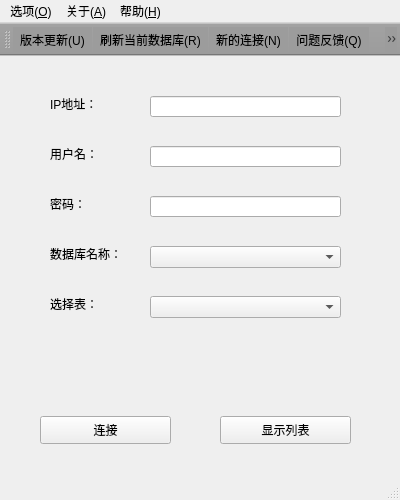
<?xml version="1.0" encoding="UTF-8"?>
<ui version="4.0">
 <class>MainWindow</class>
 <widget class="QMainWindow" name="MainWindow">
  <property name="geometry">
   <rect>
    <x>0</x>
    <y>0</y>
    <width>400</width>
    <height>500</height>
   </rect>
  </property>
  <property name="minimumSize">
   <size>
    <width>400</width>
    <height>500</height>
   </size>
  </property>
  <property name="maximumSize">
   <size>
    <width>400</width>
    <height>500</height>
   </size>
  </property>
  <property name="windowTitle">
   <string>MySQL Viewer(offline edition)</string>
  </property>
  <property name="styleSheet">
   <string notr="true"/>
  </property>
  <property name="tabShape">
   <enum>QTabWidget::Rounded</enum>
  </property>
  <widget class="QWidget" name="centralWidget">
   <widget class="QLabel" name="label">
    <property name="geometry">
     <rect>
      <x>10</x>
      <y>270</y>
      <width>381</width>
      <height>81</height>
     </rect>
    </property>
    <property name="text">
     <string/>
    </property>
    <property name="wordWrap">
     <bool>true</bool>
    </property>
   </widget>
   <widget class="QLabel" name="label_2">
    <property name="geometry">
     <rect>
      <x>50</x>
      <y>40</y>
      <width>72</width>
      <height>15</height>
     </rect>
    </property>
    <property name="text">
     <string>IP地址：</string>
    </property>
   </widget>
   <widget class="QLabel" name="label_3">
    <property name="geometry">
     <rect>
      <x>50</x>
      <y>90</y>
      <width>72</width>
      <height>15</height>
     </rect>
    </property>
    <property name="text">
     <string>用户名：</string>
    </property>
   </widget>
   <widget class="QLabel" name="label_4">
    <property name="geometry">
     <rect>
      <x>50</x>
      <y>140</y>
      <width>72</width>
      <height>15</height>
     </rect>
    </property>
    <property name="text">
     <string>密码：</string>
    </property>
   </widget>
   <widget class="QLabel" name="label_5">
    <property name="geometry">
     <rect>
      <x>50</x>
      <y>190</y>
      <width>111</width>
      <height>16</height>
     </rect>
    </property>
    <property name="text">
     <string>数据库名称：</string>
    </property>
   </widget>
   <widget class="QLineEdit" name="lineEdit_ip">
    <property name="geometry">
     <rect>
      <x>150</x>
      <y>40</y>
      <width>191</width>
      <height>21</height>
     </rect>
    </property>
   </widget>
   <widget class="QLineEdit" name="lineEdit_user">
    <property name="geometry">
     <rect>
      <x>150</x>
      <y>90</y>
      <width>191</width>
      <height>21</height>
     </rect>
    </property>
   </widget>
   <widget class="QLineEdit" name="lineEdit_pass">
    <property name="geometry">
     <rect>
      <x>150</x>
      <y>140</y>
      <width>191</width>
      <height>21</height>
     </rect>
    </property>
    <property name="echoMode">
     <enum>QLineEdit::Password</enum>
    </property>
   </widget>
   <widget class="QPushButton" name="pushButton">
    <property name="geometry">
     <rect>
      <x>40</x>
      <y>360</y>
      <width>131</width>
      <height>28</height>
     </rect>
    </property>
    <property name="text">
     <string>连接</string>
    </property>
   </widget>
   <widget class="QLabel" name="label_6">
    <property name="geometry">
     <rect>
      <x>50</x>
      <y>240</y>
      <width>72</width>
      <height>15</height>
     </rect>
    </property>
    <property name="text">
     <string>选择表：</string>
    </property>
   </widget>
   <widget class="QComboBox" name="comboBox">
    <property name="geometry">
     <rect>
      <x>150</x>
      <y>240</y>
      <width>191</width>
      <height>22</height>
     </rect>
    </property>
   </widget>
   <widget class="QPushButton" name="pushButton_2">
    <property name="geometry">
     <rect>
      <x>220</x>
      <y>360</y>
      <width>131</width>
      <height>28</height>
     </rect>
    </property>
    <property name="text">
     <string>显示列表</string>
    </property>
   </widget>
   <widget class="QComboBox" name="comboBox_2">
    <property name="geometry">
     <rect>
      <x>150</x>
      <y>190</y>
      <width>191</width>
      <height>22</height>
     </rect>
    </property>
    <property name="layoutDirection">
     <enum>Qt::LeftToRight</enum>
    </property>
    <property name="autoFillBackground">
     <bool>false</bool>
    </property>
   </widget>
  </widget>
  <widget class="QMenuBar" name="menuBar">
   <property name="geometry">
    <rect>
     <x>0</x>
     <y>0</y>
     <width>400</width>
     <height>26</height>
    </rect>
   </property>
   <widget class="QMenu" name="menu_O">
    <property name="title">
     <string>选项(&amp;O)</string>
    </property>
    <widget class="QMenu" name="menu_M">
     <property name="title">
      <string>模式选择(&amp;M)</string>
     </property>
     <addaction name="actionview_V"/>
     <addaction name="actionedit_E"/>
    </widget>
    <addaction name="actionrefresh_R"/>
    <addaction name="menu_M"/>
    <addaction name="actionnew_N"/>
   </widget>
   <widget class="QMenu" name="menu_A">
    <property name="title">
     <string>关于(&amp;A)</string>
    </property>
    <addaction name="actionversion_V"/>
    <addaction name="actionupdate_U"/>
   </widget>
   <widget class="QMenu" name="menu_H">
    <property name="title">
     <string>帮助(&amp;H)</string>
    </property>
    <widget class="QMenu" name="menu_D">
     <property name="title">
      <string>开发者模式(&amp;D)</string>
     </property>
     <addaction name="actionbug_info_B"/>
    </widget>
    <addaction name="actiondevelop_D"/>
    <addaction name="menu_D"/>
   </widget>
   <addaction name="menu_O"/>
   <addaction name="menu_A"/>
   <addaction name="menu_H"/>
  </widget>
  <widget class="QToolBar" name="mainToolBar">
   <property name="autoFillBackground">
    <bool>false</bool>
   </property>
   <property name="styleSheet">
    <string notr="true">background-color: rgb(156, 156, 156);</string>
   </property>
   <property name="inputMethodHints">
    <set>Qt::ImhNone</set>
   </property>
   <property name="iconSize">
    <size>
     <width>20</width>
     <height>20</height>
    </size>
   </property>
   <attribute name="toolBarArea">
    <enum>TopToolBarArea</enum>
   </attribute>
   <attribute name="toolBarBreak">
    <bool>false</bool>
   </attribute>
   <addaction name="actionupdate_U"/>
   <addaction name="actionrefresh_R"/>
   <addaction name="actionnew_N"/>
   <addaction name="actiondevelop_D"/>
   <addaction name="actionbug_info_B"/>
  </widget>
  <widget class="QStatusBar" name="statusBar"/>
  <action name="actionrefresh_R">
   <property name="icon">
    <iconset theme="刷新数据库" resource="resource.qrc">
     <normaloff>:/icon/refresh.png</normaloff>:/icon/refresh.png</iconset>
   </property>
   <property name="text">
    <string>刷新当前数据库(&amp;R)</string>
   </property>
   <property name="toolTip">
    <string>刷新当前数据库连接以保持同步</string>
   </property>
  </action>
  <action name="actionversion_V">
   <property name="icon">
    <iconset resource="resource.qrc">
     <normaloff>:/icon/version.png</normaloff>:/icon/version.png</iconset>
   </property>
   <property name="text">
    <string>版本信息(&amp;V)</string>
   </property>
   <property name="toolTip">
    <string>当前的软件版本</string>
   </property>
  </action>
  <action name="actionupdate_U">
   <property name="icon">
    <iconset resource="resource.qrc">
     <normaloff>:/icon/ic_cloud_download_2x.png</normaloff>:/icon/ic_cloud_download_2x.png</iconset>
   </property>
   <property name="text">
    <string>版本更新(&amp;U)</string>
   </property>
   <property name="toolTip">
    <string>检测更新</string>
   </property>
  </action>
  <action name="actionview_V">
   <property name="checkable">
    <bool>true</bool>
   </property>
   <property name="checked">
    <bool>true</bool>
   </property>
   <property name="icon">
    <iconset resource="resource.qrc">
     <normaloff>:/icon/visibility_black_36dp.png</normaloff>:/icon/visibility_black_36dp.png</iconset>
   </property>
   <property name="text">
    <string>查看模式(&amp;V)</string>
   </property>
  </action>
  <action name="actionedit_E">
   <property name="checkable">
    <bool>true</bool>
   </property>
   <property name="icon">
    <iconset resource="resource.qrc">
     <normaloff>:/icon/ic_developer_mode_black_36dp.png</normaloff>:/icon/ic_developer_mode_black_36dp.png</iconset>
   </property>
   <property name="text">
    <string>编辑模式(&amp;E)</string>
   </property>
  </action>
  <action name="actiondevelop_D">
   <property name="icon">
    <iconset resource="resource.qrc">
     <normaloff>:/icon/ic_error_outline_black_48dp.png</normaloff>:/icon/ic_error_outline_black_48dp.png</iconset>
   </property>
   <property name="text">
    <string>问题反馈(&amp;Q)</string>
   </property>
   <property name="toolTip">
    <string>向开发者反馈软件存在的问题</string>
   </property>
  </action>
  <action name="actionbug_info_B">
   <property name="icon">
    <iconset resource="resource.qrc">
     <normaloff>:/icon/ic_mail_outline_black_48dp.png</normaloff>:/icon/ic_mail_outline_black_48dp.png</iconset>
   </property>
   <property name="text">
    <string>bug报告(&amp;B)</string>
   </property>
   <property name="toolTip">
    <string>查看近期用户遇到的问题</string>
   </property>
  </action>
  <action name="actionnew_N">
   <property name="icon">
    <iconset resource="resource.qrc">
     <normaloff>:/icon/ic_rss_feed_black_48dp.png</normaloff>:/icon/ic_rss_feed_black_48dp.png</iconset>
   </property>
   <property name="text">
    <string>新的连接(&amp;N)</string>
   </property>
   <property name="toolTip">
    <string>重新连接一个新的服务器</string>
   </property>
  </action>
 </widget>
 <layoutdefault spacing="6" margin="11"/>
 <resources>
  <include location="resource.qrc"/>
 </resources>
 <connections/>
</ui>
